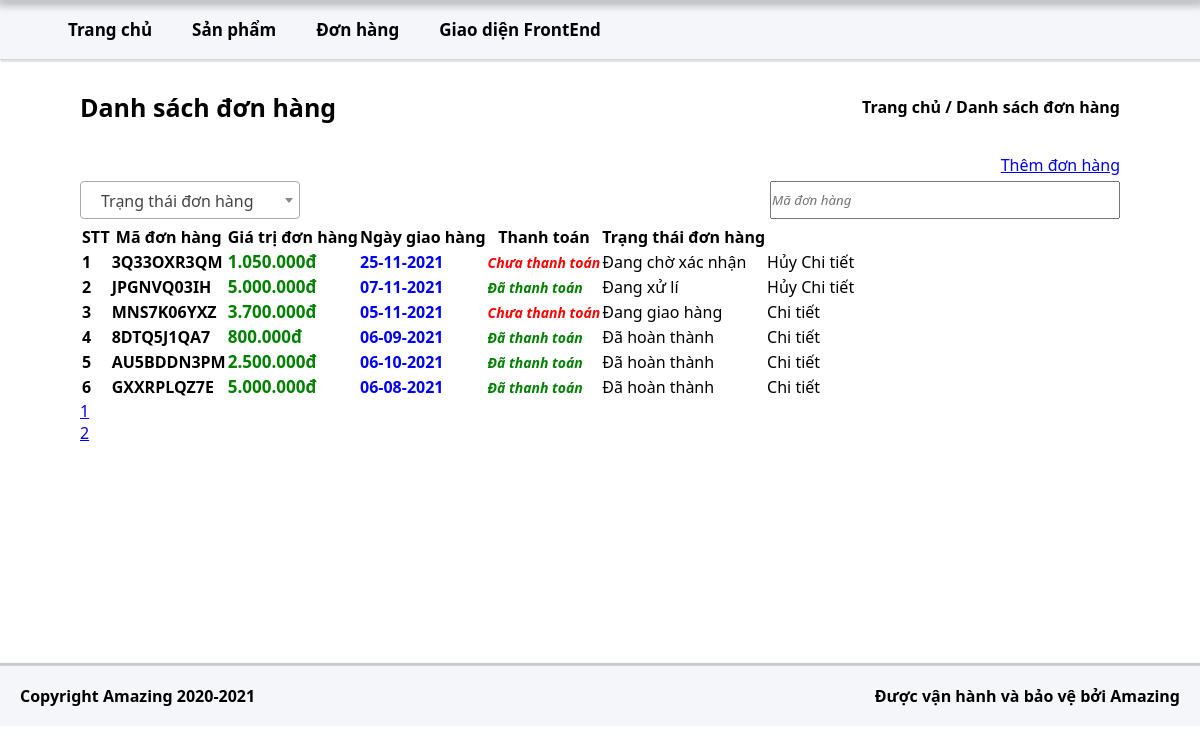
Page /backend/order/index.php on the committed database.
### tables this page shows
CREATE TABLE `dathang` (
  `SoDonDH` char(10) NOT NULL,
  `MSKH` char(8) DEFAULT NULL,
  `MSNV` char(8) DEFAULT NULL,
  `NgayDH` datetime DEFAULT NULL,
  `NgayGH` date DEFAULT NULL,
  `ThanhToan` int(11) DEFAULT NULL,
  `HinhThucNhanHang` int(11) DEFAULT NULL,
  `DiaChiNhanHang` text DEFAULT NULL,
  `TrangThaiDH` int(11) DEFAULT NULL
);

### backend/order/index.php (the view, shortened to what this page needs)
<!DOCTYPE html>
<html lang="en">
<head>
    <link rel="stylesheet" href="order_list.css">
    <?php
        include_once __DIR__ . '/../connect_db.php';
        $sql_sum_count = <<<EOT
            SELECT COUNT(*) tongdh FROM dathang
        EOT;
        $query_sum_count = mysqli_query($conn,$sql_sum_count);
        $result_sum_count = mysqli_fetch_array($query_sum_count,MYSQLI_ASSOC);
        $TOTAL_COUNT = $result_sum_count['tongdh'];
        $ROW_PAGE = 6;
        $TOTAL_PAGE = ceil($TOTAL_COUNT / $ROW_PAGE);
        $PAGE = isset($_GET['page']) ? $_GET['page'] : 1;
        $OFFSET = ($PAGE - 1) * $ROW_PAGE;
        $sql_select_order  = <<<EOT
            SELECT * FROM dathang dh JOIN khachhang kh ON dh.MSKH = kh.MSKH ORDER BY dh.TrangThaiDH ASC LIMIT $OFFSET,$ROW_PAGE
        EOT;
        $query_order = mysqli_query($conn,$sql_select_order);
        $data_order =[];
        while($row = mysqli_fetch_array($query_order,MYSQLI_ASSOC)){
            $data_order[] = array(
                'mdh' => $row['SoDonDH'],
                'dcnh' => $row['DiaChiNhanHang'],
                'kh' => $row['HoTenKH'],
                'sdt' => $row['SoDienThoai'],
                'tt_dh' => $row['TrangThaiDH'],
                'tt' => $row['ThanhToan'],
                'ngay_giao' => $row['NgayGH']
            );
        }
        $i=0;
    ?>
</head>
<body>
    <div class="main">
        <div class="row no-gutters" style="position: relative;">
                    <?php include_once __DIR__ . '/../layouts/partials/slidebar.php' ?>
            <div class="col l-10 main_content">
                <div>
                    <?php include_once __DIR__ . '/../layouts/partials/header.php' ?>
                </div>
                <div class="item_content">
                    <div class="item_header">
                        <div class="item_title">
                            Danh sách đơn hàng
                        </div>
                        <div class="item_navbar">
                            <a href="/../Amazing-PHP/backend/">Trang chủ</a> / <a href="/../Amazing-PHP/backend/order/">Danh sách đơn hàng</a>
                        </div>
                    </div>
                    <div class="order_list">
                        <div class="order_list--header">
                            <a href="/../Amazing-PHP/backend/order/add/" class="btn btn-primary">Thêm đơn hàng</a>
                        </div>
                        <div class="search_order">
                            <input type="text" id="order_id" class="form-control" placeholder="Mã đơn hàng">
                        </div>
                        <div class="order_list--content">
                           <table class="table">
                                <thead class="bg-dark text-white">
                                    <th>STT</th>
                                    <th>Mã đơn hàng</th>
                                    <th class="text-center">Giá trị đơn hàng</th>
                                    <th class="text-center">Ngày giao hàng</th>
                                    <th>Thanh toán</th>
                                    <th>Trạng thái đơn hàng</th>
                                    <th></th>
                                </thead>
                                <tbody id="result_order">
                                    <?php foreach($data_order as $val):?>
                                        <?php $i++;?>
                                        <tr>
                                            <td><strong><?=$i?></strong></td>
                                            <td><strong><?=$val['mdh']?></strong></td>
                                            <?php
                                                $ma_dh = $val['mdh'];
                                                $sql_select_sum = <<<EOT
                                                    SELECT SUM((SoLuong * GiaDatHang)*(1 - GiamGia)) tt FROM chitietdathang WHERE SoDonDH = '$ma_dh';
                                                EOT;
                                                $query_select_sum = mysqli_query($conn,$sql_select_sum);
                                                $result_sum = mysqli_fetch_array($query_select_sum,MYSQLI_ASSOC);
                                            ?>
                                            <td class="text-center money_sum"><?=number_format($result_sum['tt'],0,',','.')?>đ</td>
                                            <td class="text-center order_day">
                                                <?=date('d-m-Y',strtotime($val['ngay_giao']));?>
                                            </td>
                                            <td>
                                                <?php if($val['tt'] == 0):?>
                                                    <span class="pay-item paying">Chưa thanh toán </span>
                                                <?php else:?>
                                                    <span class="pay-item paymented">Đã thanh toán <i class="fas fa-check"></i></span>
                                                <?php endif;?>
                                            </td>
                                            <td>
                                                <?php if($val['tt_dh'] == 0):?>
                                                    <span class="btn btn-secondary btn-sm btn_wait" data-order_id="<?=$val['mdh']?>" data-val="0">Đang chờ xác nhận <i class="fas fa-pen-square"></i></span>
                                                <?php else:?>
                                                    <?php if($val['tt_dh'] == 1):?>
                                                        <span class="btn btn-warning btn-sm btn_process" data-order_id="<?=$val['mdh']?>" data-val="1">Đang xử lí <i class="fas fa-recycle"></i></span>
                                                    <?php else:?>
                                                        <?php if($val['tt_dh'] == 2):?>
                                                            <span class="btn btn-primary btn-sm">Đang giao hàng <i class="fas fa-truck"></i></span>
                                                        <?php else:?>
                                                            <span class="btn btn-success btn-sm">Đã hoàn thành <i class="fas fa-check"></i></span>
                                                        <?php endif;?>
                                                    <?php endif;?>
                                                <?php endif;?>
                                            </td>
                                            <td class="text-right">
                                                <?php if($val['tt_dh'] == 0 || $val['tt_dh'] == 1):?>
                                                    <span class="btn btn-danger btn-sm cancel" data-order_id="<?=$val['mdh']?>">Hủy</span>
                                                <?php endif;?>
                                                <span class="btn btn-info btn-sm btn_detaile_order" data-order_id="<?=$val['mdh']?>">Chi tiết</span>
                                            </td>
                                        </tr>
                                    <?php endforeach;?>
                                </tbody>
                           </table>
                        </div>
                    </div>
                    <div>
                        <div class="paginate">
                            <ul class="pagination">
                                <?php for($i = 1;$i<=$TOTAL_PAGE;$i++):?>
                                    <li class=" page-item"><a class="page-link text-dark" href="?page=<?=$i?>"><?=$i?></a></li>
                                <?php endfor;?>
                            </ul>
                        </div>
                    </div>
                </div>
                <div>
                    <?php include_once __DIR__ . '/../layouts/partials/footer.php' ?>
                </div>
            </div>
        </div>
    </div>
    <link rel="stylesheet" href="/../Amazing-PHP/assets/vendor/select2/select2.css">
</body>
</html>

### backend/order/order_list.css (style rules this page uses)
.order_list { margin-top: 30px; }
.order_list--header { display: flex; justify-content: end; margin-bottom: 5px; }
.pay-item { font-style: italic; font-weight: 600; font-size: 14px; }
.paymented { color: green; }
.paying { color: red; }
.order_day { font-weight: 700; color: blue; }
.money_sum { font-size: 17px; font-weight: 600; color: green; }
.search_order { margin: 5px 0; display: flex; justify-content: space-between; }
::placeholder { font-style: italic; }
#order_id { width: 350px; }
.btn_detaile_order { margin-right: 5px; }

### backend/layouts/css/style_slidebar.css (style rules this page uses)
html { --color:white; }

### backend/layouts/css/style_header.css (style rules this page uses)
* { margin: 0; padding: 0; box-sizing: border-box; font-family:'Segoe UI', Tahoma, Geneva, Verdana, sans-serif; }
ul { list-style-type: none; margin-bottom: 0 !important; }
.item_content { min-height: 665px; padding: 20px 80px; }
.item_header { width: 100%; display: flex; justify-content: space-between; align-items: center; padding-top: 30px; }
.item_title { font-weight: 600; font-size: 25px; }
.item_navbar { font-weight: 600; }
.item_navbar > a { text-decoration: none; color: black; }

### rows in the picture
dathang: SoDonDH "3Q33OXR3QM", tt "1.050.000", NgayGH "25-11-2021", shows "Chưa thanh toán"
dathang: SoDonDH "JPGNVQ03IH", tt "5.000.000", NgayGH "07-11-2021", shows "Đã thanh toán"
dathang: SoDonDH "MNS7K06YXZ", tt "3.700.000", NgayGH "05-11-2021", ThanhToan "Chưa thanh toán", shows "Đang giao hàng"
dathang: SoDonDH "8DTQ5J1QA7", tt "800.000", NgayGH "06-09-2021", ThanhToan "Đã thanh toán", TrangThaiDH "Đã hoàn thành"
dathang: SoDonDH "AU5BDDN3PM", tt "2.500.000", NgayGH "06-10-2021", ThanhToan "Đã thanh toán", TrangThaiDH "Đã hoàn thành"
dathang: SoDonDH "GXXRPLQZ7E", tt "5.000.000", NgayGH "06-08-2021", ThanhToan "Đã thanh toán", TrangThaiDH "Đã hoàn thành"
